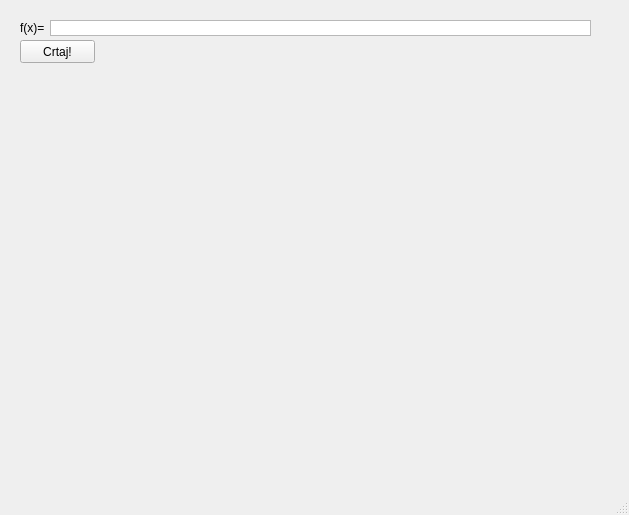
<?xml version="1.0" encoding="UTF-8"?>
<ui version="4.0">
 <class>MainWindow</class>
 <widget class="QMainWindow" name="MainWindow">
  <property name="geometry">
   <rect>
    <x>0</x>
    <y>0</y>
    <width>629</width>
    <height>515</height>
   </rect>
  </property>
  <property name="windowTitle">
   <string>Graficar</string>
  </property>
  <widget class="QWidget" name="centralwidget">
   <widget class="QLabel" name="label">
    <property name="geometry">
     <rect>
      <x>20</x>
      <y>20</y>
      <width>31</width>
      <height>16</height>
     </rect>
    </property>
    <property name="text">
     <string>f(x)=</string>
    </property>
   </widget>
   <widget class="QPlainTextEdit" name="plainTextEdit">
    <property name="geometry">
     <rect>
      <x>50</x>
      <y>20</y>
      <width>541</width>
      <height>16</height>
     </rect>
    </property>
    <property name="sizePolicy">
     <sizepolicy hsizetype="Fixed" vsizetype="Fixed">
      <horstretch>0</horstretch>
      <verstretch>0</verstretch>
     </sizepolicy>
    </property>
    <property name="verticalScrollBarPolicy">
     <enum>Qt::ScrollBarAlwaysOff</enum>
    </property>
    <property name="horizontalScrollBarPolicy">
     <enum>Qt::ScrollBarAlwaysOff</enum>
    </property>
   </widget>
   <widget class="QPushButton" name="pushButton">
    <property name="geometry">
     <rect>
      <x>20</x>
      <y>40</y>
      <width>75</width>
      <height>23</height>
     </rect>
    </property>
    <property name="text">
     <string>Crtaj!</string>
    </property>
   </widget>
   <widget class="QWidget" name="widget" native="true">
    <property name="geometry">
     <rect>
      <x>30</x>
      <y>90</y>
      <width>561</width>
      <height>361</height>
     </rect>
    </property>
   </widget>
  </widget>
  <widget class="QMenuBar" name="menubar">
   <property name="geometry">
    <rect>
     <x>0</x>
     <y>0</y>
     <width>629</width>
     <height>21</height>
    </rect>
   </property>
  </widget>
  <widget class="QStatusBar" name="statusbar"/>
 </widget>
 <resources/>
 <connections/>
</ui>
